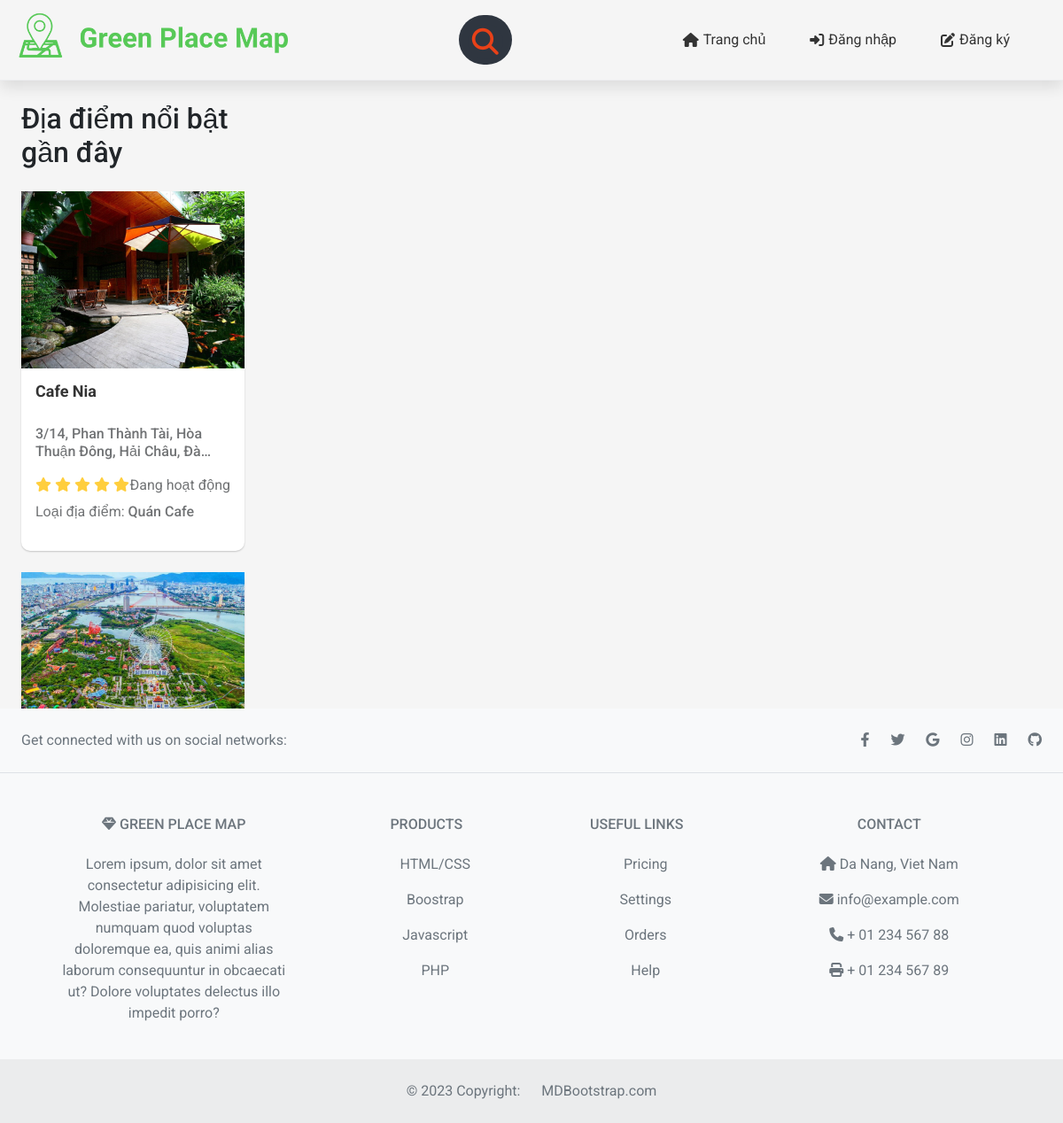
The page / on the database its author committed.
### tables this page shows
CREATE TABLE `places` (
  `id_place` int(11) NOT NULL,
  `placeName` varchar(255) NOT NULL,
  `lat` varchar(20) NOT NULL,
  `lng` varchar(20) NOT NULL,
  `address` varchar(1000) NOT NULL,
  `image` varchar(50) NOT NULL,
  `description` varchar(1000) NOT NULL,
  `status` int(11) NOT NULL,
  `star` float NOT NULL,
  `id_place_type` int(11) NOT NULL,
  `id_user` int(11) NOT NULL
);

CREATE TABLE `place_types` (
  `id_place_type` int(11) NOT NULL,
  `type` varchar(255) NOT NULL
);

### pages/main/index.php (the view, shortened to what this page needs)
<?php
$sql_places = "SELECT * FROM places,place_types WHERE places.id_place_type=place_types.id_place_type ORDER BY places.star DESC LIMIT 5";
$query_places = mysqli_query($mysqli, $sql_places);
?>
<div class="map">
    <div class="outstanding-places">
        <h2 class="title">Địa điểm nổi bật gần đây</h2>
        <?php
        while ($row = mysqli_fetch_array($query_places)) {
        ?>
            <a href="index.php?action=diadiemxanh&query=chitiet&id=<?php echo $row['id_place'] ?>" class="place">
                <img src="./supplier/uploads/<?php echo $row['image'] ?>" alt="" class="place-img">
                <div class="place-info">
                    <h4 class="place-name"><?php echo $row['placeName'] ?></h4>
                    <p class="place-address"><?php echo $row['address'] ?></p>
                    <div class="place-action">
                        <div class="place-rating">
                            <?php
                            $stars = 1;
                            while ($stars <= 5) {
                                if ($row['star'] < $stars) {
                            ?>
                                    <i class="fa-solid fa-star" style="color: #99999980;"></i>
                                <?php
                                } else {
                                ?>
                                    <i class="fa-solid fa-star" style="color: #ffce3d;"></i>
                            <?php
                                }
                                $stars++;
                            }
                            ?>
                        </div>
                        <span class="place-status">
                            <?php if ($row['status'] == 0) { ?>
                                Đang hoạt động
                            <?php } else {
                                ($row['status'] == 1) ?>
                                Đã đóng cửa
                            <?php } ?>
                        </span>
                    </div>
                    <p class="place-type">Loại địa điểm: <span><?php echo $row['type'] ?></span></p>
                </div>
            </a>
        <?php
        }
        ?>
    </div>
    <div id="map"></div>
</div>

### css/style.css (style rules this page uses)
* { margin: 0; padding: 0; box-sizing: border-box; font-family: 'Roboto', sans-serif }
html, body { width: 100%; height: 100%; }
body { background-color: #f5f5f5 !important; }
:root { --primary-color: rgb(87, 201, 87); }
.map { width: 100%; height: calc(100% - 90.8px); display: flex; }
#map { width: 75%; height: 100%; }
.outstanding-places { width: 25%; height: 100%; padding: 24px; overflow-y: scroll; }
.place { display: block; margin-top: 24px; text-decoration: none; border-radius: 10px; background-color: #fff; box-shadow: 0 1px 2px 0 rgb(0, 0, 0, 0.2); transition: transform linear 0.1s; will-change: transform; }
.place-img { width: 100%; height: 200px; object-fit: cover; }
.place-info { padding: 16px; }
.place-name, .place-address { line-height: 20px; overflow: hidden; display: -webkit-box; -webkit-box-orient: vertical; -webkit-line-clamp: 2; }
.place-name { font-size: 18px; font-weight: 700; color: #333; height: 40px; }
.place-address { font-size: 16px; font-weight: 500; color: #717375; margin-top: 6px; }
.place-action { display: flex; justify-content: space-between; align-items: center; }
.place-status { font-size: 16px; color: #717375; }
.place-rating { color: #ffce3d; }
.place-type { font-size: 16px; color: #717375; margin-top: 6px; }
.place-type span { font-weight: 500; }
img { width: 100%; height: 100%; object-fit: cover; object-position: center; }

### rows shown on the page
places: image (picture), placeName "Cafe Nia", address "3/14, Phan Thành Tài, Hòa Thuận Đông, Hải Châu,…", star 5 (drawn), status "Đang hoạt động", id_place_type.type "Quán Cafe"
places: image (picture)
